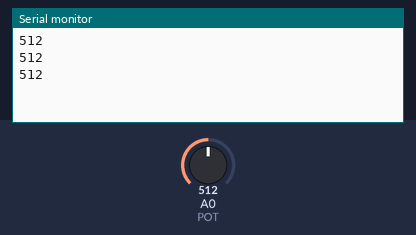
The sketch below on a simulated Arduino Uno, built with avr-gcc and run on an emulated ATmega328P. Shown: the last lines printed to the serial monitor. The inputs (shaded band) are chosen by the test bench; at power-on: A0 (POT) = 512.

Above: at 1.3 s.
1.4 s: A0 (POT) set to 716
At 1.9 s:
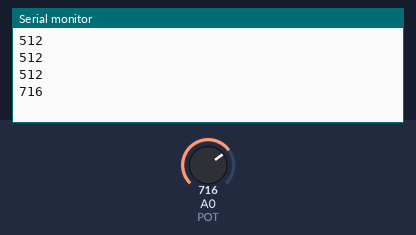
2.9 s: A0 (POT) set to 900
At 3.4 s:
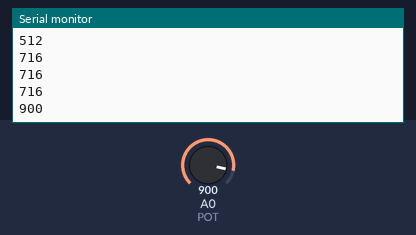
Timing chart, 0 to 5.9 s (numbered marks = the images above; inputs shaded):
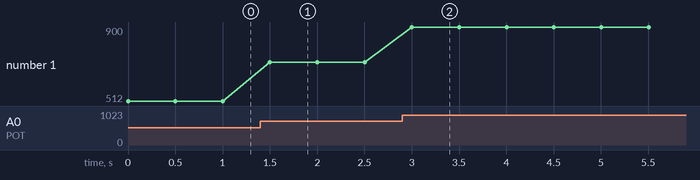

Measured:
- after the input at 1.4 s, the serial monitor: prints a new line after 0.10 s (image 1)
- after the input at 2.9 s, the serial monitor: prints a new line after 0.10 s (image 2)
- plotted number 1: 512 → 716 after the input at 1.4 s, 716 → 900 after the input at 2.9 s

The sketch:

Lesson_04_Listing_4_1.ino
```cpp
const int POT=0; // Аналоговый вход A0 для подключения потенциометра
int valpot = 0; // переменная для хранения значения потенциометра
void setup()
{
Serial.begin(9600);
}
void loop()
{
valpot = analogRead(POT); // чтение данных потенциометра
Serial.println(valpot); // вывод значений в последовательный порт
delay(500); // задержка 0.5 сек
}
```
